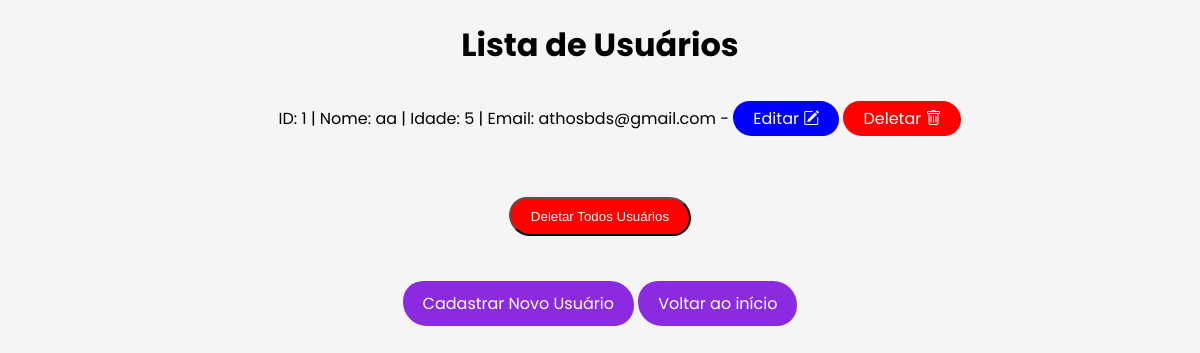
/users, run on an earlier commit of the app's database.
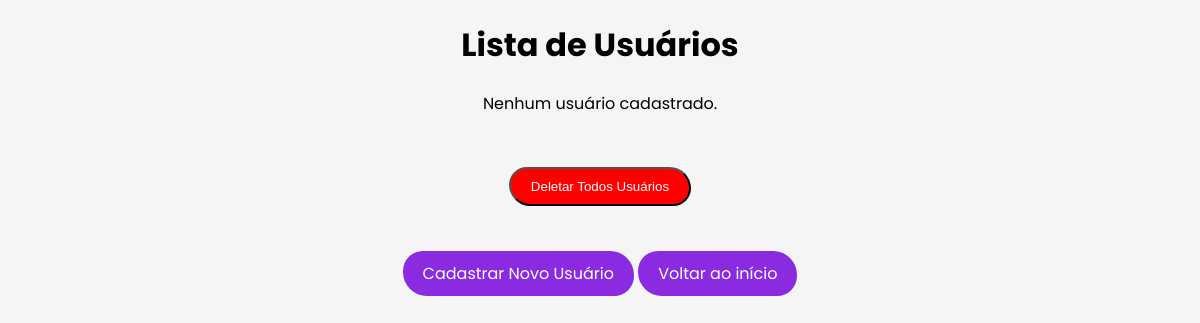
And on a later commit of the database.
### tables this page shows
CREATE TABLE user(
    id INTEGER PRIMARY KEY AUTOINCREMENT, 
    name text NOT NULL, 
    age text NOT NULL,
    email VARCHAR(254) NOT NULL UNIQUE);

### app.py (the view)
@app.route('/users')
def listar_usuarios():
    database = sqlite3.connect('users.db')
    database_cursor = database.cursor()
    database_cursor.execute("SELECT * FROM user")
    users = database_cursor.fetchall()
    return render_template('users.html', users=users)

### templates/users.html (shortened to what this page needs)
<!DOCTYPE html>
<html lang="pt-br">
<head>
    <link rel="stylesheet" href="https://cdn.jsdelivr.net/npm/bootstrap-icons@1.10.5/font/bootstrap-icons.css">
</head>
<body style="text-align: center; font-family: Poppins, sans-serif; background-color: #f5f5f5;">
    <h1>Lista de Usuários</h1>
    {% if users %}
        <ul>
            {% for user in users %}
                <p style="font-family: Poppins, sans-serif;">ID: {{ user[0] }} | Nome: {{ user[1] }} | Idade: {{ user[2] }} | Email: {{user [3]}}  -
                    <a href="/update/{{ user[0] }}" style="text-decoration: none; border-radius: 30px 34px; background-color: blue; color: white; padding: 5px 20px; display: inline-block; margin: 10px 0;">Editar <i class="bi bi-pencil-square"></i></a>
                    <a href="/delete_id/{{ user[0] }}" style="text-decoration: none; border-radius: 30px 34px; background-color: red; color: white; padding: 5px 20px; display: inline-block; margin: 10px 0;">Deletar <i class="bi bi-trash"></i></a>
                </p>
            {% endfor %}
        </ul>
    {% else %}
        <p>Nenhum usuário cadastrado.</p>
    {% endif %}
    <br>
    <form action="/delete_all" method="get">
    <button type="submit" style="border-radius: 20px 24px; background-color: red; text-decoration: none; color: white; padding: 10px 20px; display: inline-block; margin: 10px 0;">
    Deletar Todos Usuários
    </button>
    </form>
    <br>
    <a href="/add" style="border-radius: 20px 24px; background-color: blueviolet; text-decoration: none; color: white; padding: 10px 20px; display: inline-block; margin: 10px 0;">
        Cadastrar Novo Usuário
    </a>
    <a href="/" style="border-radius: 20px 24px; background-color: blueviolet; text-decoration: none; color: white; padding: 10px 20px; display: inline-block; margin: 10px 0;">
        Voltar ao início
    </a>
</body>
</html>

What changed in the data, as far as the page shows it:
removed user: id "1", name "aa", age "5", email "athosbds@gmail.com"
Also different on the page:
text now shown: "Nenhum usuário cadastrado."
